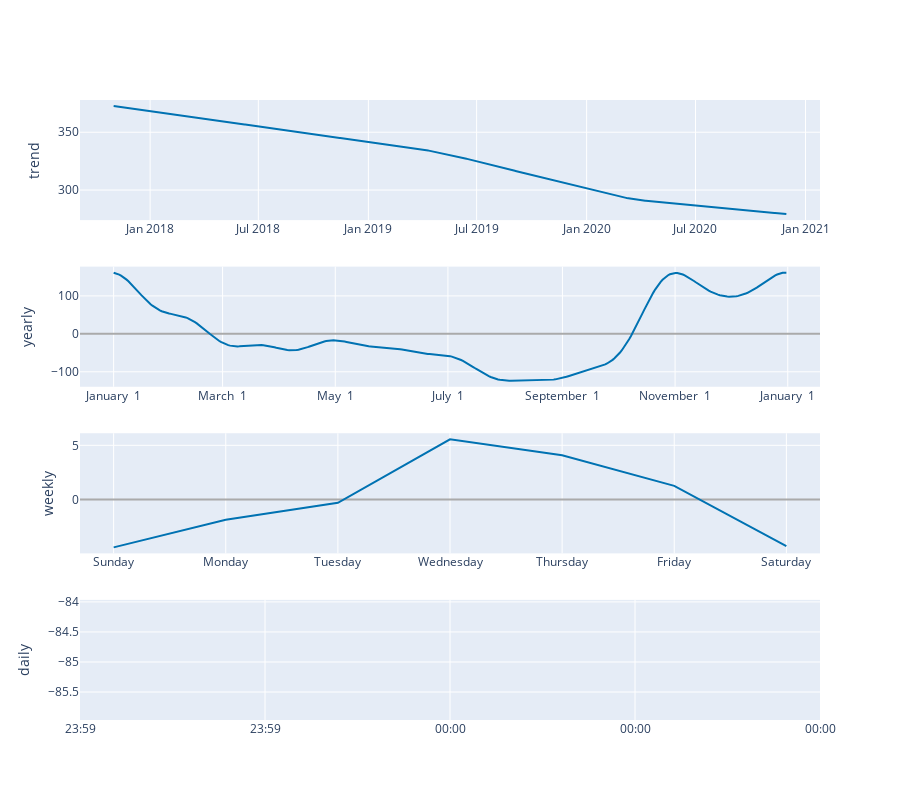

Notebook code for this chart:
### Code cell
plot_components_plotly(m, forecast)

### Figure 1 — Plotly figure (JSON) as saved in the notebook; plotly's stock layout.template omitted (floating-point values rounded to 4 significant figures; data arrays with more than 128 entries replaced by an {"elided": "..."} marker saying what was removed)
{"data": [{"line": {"color": "#0072B2", "width": 2}, "mode": "lines", "name": "trend", "type": "scatter", "x": {"elided": "1126 str values"}, "xaxis": "x", "y": {"elided": "1126 float values"}, "yaxis": "y"}, {"line": {"color": "rgba(0, 114, 178, 0.2)", "width": 0}, "mode": "lines", "name": "trend_upper", "type": "scatter", "x": {"elided": "1126 str values"}, "xaxis": "x", "y": {"elided": "1126 float values"}, "yaxis": "y"}, {"fill": "tonexty", "fillcolor": "rgba(0, 114, 178, 0.2)", "line": {"color": "rgba(0, 114, 178, 0.2)", "width": 0}, "mode": "lines", "name": "trend_lower", "type": "scatter", "x": {"elided": "1126 str values"}, "xaxis": "x", "y": {"elided": "1126 float values"}, "yaxis": "y"}, {"line": {"color": "#0072B2", "width": 2}, "mode": "lines", "name": "yearly", "type": "scatter", "x": {"elided": "365 str values"}, "xaxis": "x2", "y": {"elided": "365 float values"}, "yaxis": "y2"}, {"line": {"color": "#0072B2", "width": 2}, "mode": "lines", "name": "weekly", "type": "scatter", "x": ["2017-01-01T00:00:00", "2017-01-02T00:00:00", "2017-01-03T00:00:00", "2017-01-04T00:00:00", "2017-01-05T00:00:00", "2017-01-06T00:00:00", "2017-01-07T00:00:00"], "xaxis": "x3", "y": [-4.42, -1.871, -0.3094, 5.558, 4.086, 1.254, -4.298], "yaxis": "y3"}, {"line": {"color": "#0072B2", "width": 2}, "mode": "lines", "name": "daily", "type": "scatter", "x": ["2017-01-01T00:00:00"], "xaxis": "x4", "y": [-84.97], "yaxis": "y4"}], "layout": {"height": 800, "showlegend": false, "width": 900, "xaxis": {"anchor": "y", "domain": [0, 1], "range": ["2017-09-05T18:00:00", "2021-01-25T06:00:00"], "type": "date"}, "xaxis2": {"anchor": "y2", "domain": [0, 1], "range": ["2016-12-13T18:54:02.958904115", "2018-01-18T11:04:57.863013581"], "tickformat": "%B %e", "type": "date"}, "xaxis3": {"anchor": "y3", "domain": [0, 1], "range": ["2016-12-31T16:48:00", "2017-01-07T07:12:00"], "tickformat": "%A", "type": "date"}, "xaxis4": {"anchor": "y4", "domain": [0, 1], "range": ["2017-01-01T00:00:00", "2017-01-01T00:00:00"], "tickformat": "%H:%M", "type": "date"}, "yaxis": {"anchor": "x", "domain": [0.8063, 1], "rangemode": "normal", "title": {"text": "trend"}, "zerolinecolor": "#AAA"}, "yaxis2": {"anchor": "x2", "domain": [0.5375, 0.7312], "title": {"text": "yearly"}, "zerolinecolor": "#AAA"}, "yaxis3": {"anchor": "x3", "domain": [0.2687, 0.4625], "title": {"text": "weekly"}, "zerolinecolor": "#AAA"}, "yaxis4": {"anchor": "x4", "domain": [0, 0.1938], "title": {"text": "daily"}, "zerolinecolor": "#AAA"}}}
